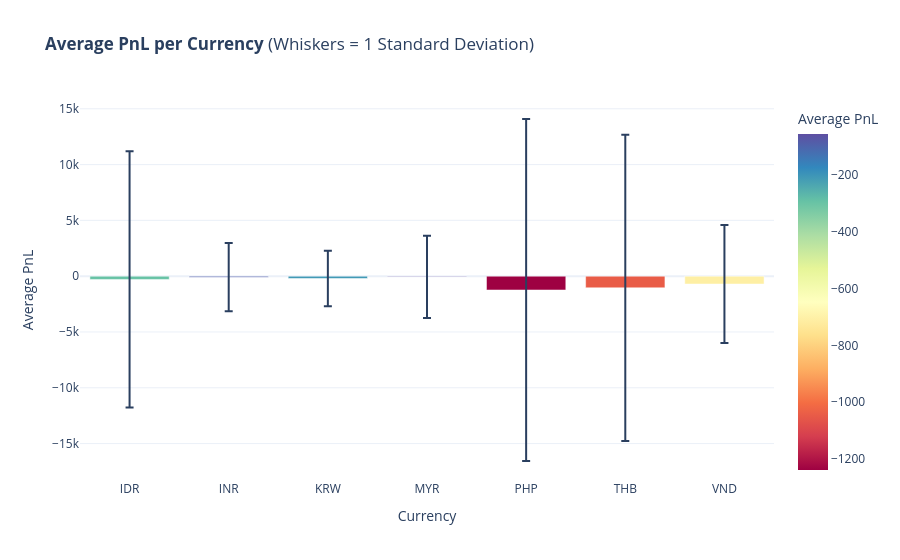

Notebook cell for this chart:
### Code cell
stats_df = monday_df.groupby('ccy')['total_fx_pnl'].agg(['mean', 'std']).reset_index()

# 2. PLOT
fig = px.bar(
    stats_df,
    x='ccy',
    y='mean',
    error_y='std',  # This adds the interactive whiskers
    title='<b>Average PnL per Currency</b> (Whiskers = 1 Standard Deviation)',
    labels={'mean': 'Average PnL', 'ccy': 'Currency'},
    template='plotly_white',
    color='mean',   # Optional: Color bars by profitability
    color_continuous_scale=px.colors.diverging.Spectral # Green for profit, Red for loss
)

fig.update_layout(showlegend=False)
fig.show()

### Figure 1 — Plotly figure (JSON) as saved in the notebook; plotly's stock layout.template omitted (floating-point values rounded to 4 significant figures)
{"data": [{"error_y": {"array": [11480.0, 3059.0, 2492.0, 3684.0, 15320.0, 13730.0, 5282.0]}, "hovertemplate": "Currency=%{x}<br>Average PnL=%{marker.color}<extra></extra>", "legendgroup": "", "marker": {"color": [-292.6, -92.58, -209.1, -54.8, -1239.0, -1044.0, -707.3], "coloraxis": "coloraxis", "pattern": {"shape": ""}}, "name": "", "orientation": "v", "showlegend": false, "textposition": "auto", "type": "bar", "x": ["IDR", "INR", "KRW", "MYR", "PHP", "THB", "VND"], "xaxis": "x", "y": [-292.6, -92.58, -209.1, -54.8, -1239.0, -1044.0, -707.3], "yaxis": "y"}], "layout": {"barmode": "relative", "coloraxis": {"colorbar": {"title": {"text": "Average PnL"}}, "colorscale": [[0, "rgb(158,1,66)"], [0.1, "rgb(213,62,79)"], [0.2, "rgb(244,109,67)"], [0.3, "rgb(253,174,97)"], [0.4, "rgb(254,224,139)"], [0.5, "rgb(255,255,191)"], [0.6, "rgb(230,245,152)"], [0.7, "rgb(171,221,164)"], [0.8, "rgb(102,194,165)"], [0.9, "rgb(50,136,189)"], [1, "rgb(94,79,162)"]]}, "legend": {"tracegroupgap": 0}, "showlegend": false, "title": {"text": "<b>Average PnL per Currency</b> (Whiskers = 1 Standard Deviation)"}, "xaxis": {"anchor": "y", "domain": [0, 1], "title": {"text": "Currency"}}, "yaxis": {"anchor": "x", "domain": [0, 1], "title": {"text": "Average PnL"}}}}
